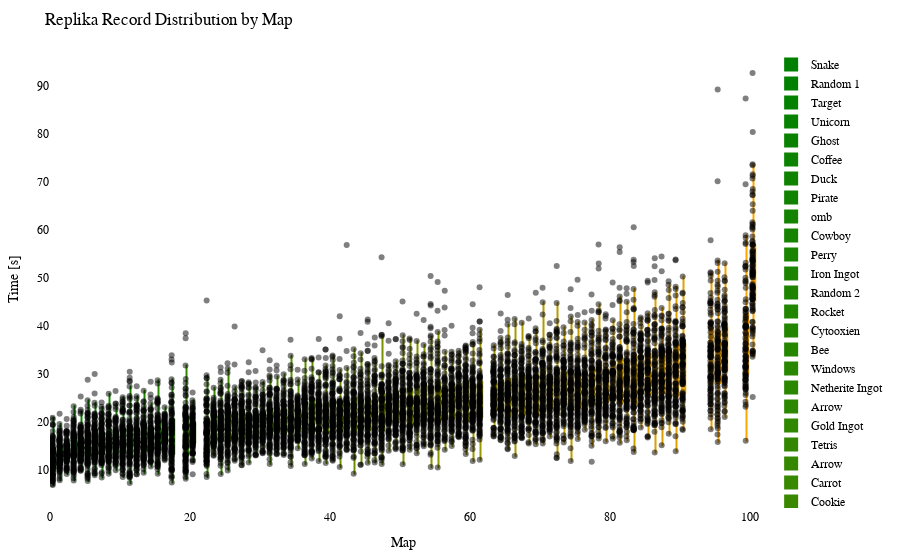

The notebook cell this image was saved under:
### Code cell
import plotly.graph_objects as go
import plotly.io as pio
from matplotlib.colors import LinearSegmentedColormap, to_hex

df = getRecordsDataframe(minigame="Replika")

# sort df columns by mean value 
df = df.reindex(df.mean().sort_values().index, axis=1)

# drop sum column
df = df.drop(columns=["Sum"])

# replace 25 with NaN
df = df.replace(25, np.nan)

# remove "ms " from column names
df.columns = df.columns.str.replace('ms ', '')

# Exclude the first column (assuming it's the column you don't want to include)
df_to_html = df.iloc[:, 1:]

# Calculate the offset for centering the data points
num_columns = len(df_to_html.columns)
offset = 0.5

# Create a green to orange gradient
cmap = LinearSegmentedColormap.from_list("green_orange", ["green", "orange"])
colors = [to_hex(cmap(i / (num_columns - 1))) for i in range(num_columns)]

# Create a Swarm plot using Plotly
fig = go.Figure()

for i, (column, color) in enumerate(zip(df_to_html.columns, colors)):
    x_values = [i + offset] * len(df_to_html[column])  # Adjust x-values with offset for horizontal centering
    fig.add_trace(go.Box(x=x_values,
                         y=df_to_html[column],
                         name=column,
                         boxpoints='all',
                         pointpos=-0.5,  # Adjust point position to prevent overlapping
                         marker=dict(color='rgba(0,0,0,0.5)', size=6),  # Adjust marker color and size
                         line=dict(color=color),
                         fillcolor=color,
                         hovertext=df_to_html.index,
                         hoverinfo='name+text+y',
                         showlegend=True))

fig.update_layout(title="Replika Record Distribution by Map",
                  xaxis=dict(title="Map"),
                  yaxis=dict(title="Time [s]"),
                  showlegend=True,
                  font=dict(family="Arial", size=12, color="black"),  # Customize font
                  plot_bgcolor="white",  # Set background color
                  margin=dict(l=50, r=50, t=50, b=50),  # Adjust margins for better layout
                  )

# Show the figure
fig.show()

# Export the plot to an HTML file
pio.write_html(fig, "out/repl_swarm_plot.html")

### Figure 1 — Plotly figure (JSON) as saved in the notebook; plotly's stock layout.template omitted (floating-point values rounded to 4 significant figures; data arrays with more than 128 entries replaced by an {"elided": "..."} marker saying what was removed)
{"data": [{"boxpoints": "all", "fillcolor": "#008000", "hoverinfo": "name+text+y", "hovertext": {"elided": "155 str values"}, "line": {"color": "#008000"}, "marker": {"color": "rgba(0,0,0,0.5)", "size": 6}, "name": "Snake", "pointpos": -0.5, "showlegend": true, "type": "box", "x": {"elided": "155 float values"}, "y": {"elided": "155 float values"}}, {"boxpoints": "all", "fillcolor": "#028000", "hoverinfo": "name+text+y", "hovertext": {"elided": "155 str values"}, "line": {"color": "#028000"}, "marker": {"color": "rgba(0,0,0,0.5)", "size": 6}, "name": "Random 1", "pointpos": -0.5, "showlegend": true, "type": "box", "x": {"elided": "155 float values"}, "y": {"elided": "155 float values"}}, {"boxpoints": "all", "fillcolor": "#058100", "hoverinfo": "name+text+y", "hovertext": {"elided": "155 str values"}, "line": {"color": "#058100"}, "marker": {"color": "rgba(0,0,0,0.5)", "size": 6}, "name": "Target", "pointpos": -0.5, "showlegend": true, "type": "box", "x": {"elided": "155 float values"}, "y": {"elided": "155 float values"}}, {"boxpoints": "all", "fillcolor": "#078100", "hoverinfo": "name+text+y", "hovertext": {"elided": "155 str values"}, "line": {"color": "#078100"}, "marker": {"color": "rgba(0,0,0,0.5)", "size": 6}, "name": "Unicorn", "pointpos": -0.5, "showlegend": true, "type": "box", "x": {"elided": "155 float values"}, "y": {"elided": "155 float values"}}, {"boxpoints": "all", "fillcolor": "#0a8100", "hoverinfo": "name+text+y", "hovertext": {"elided": "155 str values"}, "line": {"color": "#0a8100"}, "marker": {"color": "rgba(0,0,0,0.5)", "size": 6}, "name": "Ghost", "pointpos": -0.5, "showlegend": true, "type": "box", "x": {"elided": "155 float values"}, "y": {"elided": "155 float values"}}, {"boxpoints": "all", "fillcolor": "#0c8200", "hoverinfo": "name+text+y", "hovertext": {"elided": "155 str values"}, "line": {"color": "#0c8200"}, "marker": {"color": "rgba(0,0,0,0.5)", "size": 6}, "name": "Coffee", "pointpos": -0.5, "showlegend": true, "type": "box", "x": {"elided": "155 float values"}, "y": {"elided": "155 float values"}}, {"boxpoints": "all", "fillcolor": "#0f8200", "hoverinfo": "name+text+y", "hovertext": {"elided": "155 str values"}, "line": {"color": "#0f8200"}, "marker": {"color": "rgba(0,0,0,0.5)", "size": 6}, "name": "Duck", "pointpos": -0.5, "showlegend": true, "type": "box", "x": {"elided": "155 float values"}, "y": {"elided": "155 float values"}}, {"boxpoints": "all", "fillcolor": "#118200", "hoverinfo": "name+text+y", "hovertext": {"elided": "155 str values"}, "line": {"color": "#118200"}, "marker": {"color": "rgba(0,0,0,0.5)", "size": 6}, "name": "Pirate", "pointpos": -0.5, "showlegend": true, "type": "box", "x": {"elided": "155 float values"}, "y": {"elided": "155 float values"}}, {"boxpoints": "all", "fillcolor": "#148300", "hoverinfo": "name+text+y", "hovertext": {"elided": "155 str values"}, "line": {"color": "#148300"}, "marker": {"color": "rgba(0,0,0,0.5)", "size": 6}, "name": "omb", "pointpos": -0.5, "showlegend": true, "type": "box", "x": {"elided": "155 float values"}, "y": {"elided": "155 float values"}}, {"boxpoints": "all", "fillcolor": "#178300", "hoverinfo": "name+text+y", "hovertext": {"elided": "155 str values"}, "line": {"color": "#178300"}, "marker": {"color": "rgba(0,0,0,0.5)", "size": 6}, "name": "Cowboy", "pointpos": -0.5, "showlegend": true, "type": "box", "x": {"elided": "155 float values"}, "y": {"elided": "155 float values"}}, {"boxpoints": "all", "fillcolor": "#198400", "hoverinfo": "name+text+y", "hovertext": {"elided": "155 str values"}, "line": {"color": "#198400"}, "marker": {"color": "rgba(0,0,0,0.5)", "size": 6}, "name": "Perry", "pointpos": -0.5, "showlegend": true, "type": "box", "x": {"elided": "155 float values"}, "y": {"elided": "155 float values"}}, {"boxpoints": "all", "fillcolor": "#1c8400", "hoverinfo": "name+text+y", "hovertext": {"elided": "155 str values"}, "line": {"color": "#1c8400"}, "marker": {"color": "rgba(0,0,0,0.5)", "size": 6}, "name": "Iron Ingot", "pointpos": -0.5, "showlegend": true, "type": "box", "x": {"elided": "155 float values"}, "y": {"elided": "155 float values"}}, {"boxpoints": "all", "fillcolor": "#1e8400", "hoverinfo": "name+text+y", "hovertext": {"elided": "155 str values"}, "line": {"color": "#1e8400"}, "marker": {"color": "rgba(0,0,0,0.5)", "size": 6}, "name": "Random 2", "pointpos": -0.5, "showlegend": true, "type": "box", "x": {"elided": "155 float values"}, "y": {"elided": "155 float values"}}, {"boxpoints": "all", "fillcolor": "#218500", "hoverinfo": "name+text+y", "hovertext": {"elided": "155 str values"}, "line": {"color": "#218500"}, "marker": {"color": "rgba(0,0,0,0.5)", "size": 6}, "name": "Rocket", "pointpos": -0.5, "showlegend": true, "type": "box", "x": {"elided": "155 float values"}, "y": {"elided": "155 float values"}}, {"boxpoints": "all", "fillcolor": "#238500", "hoverinfo": "name+text+y", "hovertext": {"elided": "155 str values"}, "line": {"color": "#238500"}, "marker": {"color": "rgba(0,0,0,0.5)", "size": 6}, "name": "Cytooxien", "pointpos": -0.5, "showlegend": true, "type": "box", "x": {"elided": "155 float values"}, "y": {"elided": "155 float values"}}, {"boxpoints": "all", "fillcolor": "#268600", "hoverinfo": "name+text+y", "hovertext": {"elided": "155 str values"}, "line": {"color": "#268600"}, "marker": {"color": "rgba(0,0,0,0.5)", "size": 6}, "name": "Bee", "pointpos": -0.5, "showlegend": true, "type": "box", "x": {"elided": "155 float values"}, "y": {"elided": "155 float values"}}, {"boxpoints": "all", "fillcolor": "#288600", "hoverinfo": "name+text+y", "hovertext": {"elided": "155 str values"}, "line": {"color": "#288600"}, "marker": {"color": "rgba(0,0,0,0.5)", "size": 6}, "name": "Windows", "pointpos": -0.5, "showlegend": true, "type": "box", "x": {"elided": "155 float values"}, "y": {"elided": "155 float values"}}, {"boxpoints": "all", "fillcolor": "#2b8600", "hoverinfo": "name+text+y", "hovertext": {"elided": "155 str values"}, "line": {"color": "#2b8600"}, "marker": {"color": "rgba(0,0,0,0.5)", "size": 6}, "name": "Netherite Ingot", "pointpos": -0.5, "showlegend": true, "type": "box", "x": {"elided": "155 float values"}, "y": {"elided": "155 float values"}}, {"boxpoints": "all", "fillcolor": "#2e8700", "hoverinfo": "name+text+y", "hovertext": {"elided": "155 str values"}, "line": {"color": "#2e8700"}, "marker": {"color": "rgba(0,0,0,0.5)", "size": 6}, "name": "Arrow", "pointpos": -0.5, "showlegend": true, "type": "box", "x": {"elided": "155 float values"}, "y": {"elided": "155x2 float values"}}, {"boxpoints": "all", "fillcolor": "#308700", "hoverinfo": "name+text+y", "hovertext": {"elided": "155 str values"}, "line": {"color": "#308700"}, "marker": {"color": "rgba(0,0,0,0.5)", "size": 6}, "name": "Gold Ingot", "pointpos": -0.5, "showlegend": true, "type": "box", "x": {"elided": "155 float values"}, "y": {"elided": "155 float values"}}, {"boxpoints": "all", "fillcolor": "#338700", "hoverinfo": "name+text+y", "hovertext": {"elided": "155 str values"}, "line": {"color": "#338700"}, "marker": {"color": "rgba(0,0,0,0.5)", "size": 6}, "name": "Tetris", "pointpos": -0.5, "showlegend": true, "type": "box", "x": {"elided": "155 float values"}, "y": {"elided": "155 float values"}}, {"boxpoints": "all", "fillcolor": "#358800", "hoverinfo": "name+text+y", "hovertext": {"elided": "155 str values"}, "line": {"color": "#358800"}, "marker": {"color": "rgba(0,0,0,0.5)", "size": 6}, "name": "Arrow", "pointpos": -0.5, "showlegend": true, "type": "box", "x": {"elided": "155 float values"}, "y": {"elided": "155x2 float values"}}, {"boxpoints": "all", "fillcolor": "#388800", "hoverinfo": "name+text+y", "hovertext": {"elided": "155 str values"}, "line": {"color": "#388800"}, "marker": {"color": "rgba(0,0,0,0.5)", "size": 6}, "name": "Carrot", "pointpos": -0.5, "showlegend": true, "type": "box", "x": {"elided": "155 float values"}, "y": {"elided": "155 float values"}}, {"boxpoints": "all", "fillcolor": "#3a8800", "hoverinfo": "name+text+y", "hovertext": {"elided": "155 str values"}, "line": {"color": "#3a8800"}, "marker": {"color": "rgba(0,0,0,0.5)", "size": 6}, "name": "Cookie", "pointpos": -0.5, "showlegend": true, "type": "box", "x": {"elided": "155 float values"}, "y": {"elided": "155 float values"}}, {"boxpoints": "all", "fillcolor": "#3d8900", "hoverinfo": "name+text+y", "hovertext": {"elided": "155 str values"}, "line": {"color": "#3d8900"}, "marker": {"color": "rgba(0,0,0,0.5)", "size": 6}, "name": "Krabs", "pointpos": -0.5, "showlegend": true, "type": "box", "x": {"elided": "155 float values"}, "y": {"elided": "155 float values"}}, {"boxpoints": "all", "fillcolor": "#408900", "hoverinfo": "name+text+y", "hovertext": {"elided": "155 str values"}, "line": {"color": "#408900"}, "marker": {"color": "rgba(0,0,0,0.5)", "size": 6}, "name": "Poppy", "pointpos": -0.5, "showlegend": true, "type": "box", "x": {"elided": "155 float values"}, "y": {"elided": "155 float values"}}, {"boxpoints": "all", "fillcolor": "#428a00", "hoverinfo": "name+text+y", "hovertext": {"elided": "155 str values"}, "line": {"color": "#428a00"}, "marker": {"color": "rgba(0,0,0,0.5)", "size": 6}, "name": "Koopa", "pointpos": -0.5, "showlegend": true, "type": "box", "x": {"elided": "155 float values"}, "y": {"elided": "155 float values"}}, {"boxpoints": "all", "fillcolor": "#458a00", "hoverinfo": "name+text+y", "hovertext": {"elided": "155 str values"}, "line": {"color": "#458a00"}, "marker": {"color": "rgba(0,0,0,0.5)", "size": 6}, "name": "Pacman Ghost", "pointpos": -0.5, "showlegend": true, "type": "box", "x": {"elided": "155 float values"}, "y": {"elided": "155 float values"}}, {"boxpoints": "all", "fillcolor": "#478a00", "hoverinfo": "name+text+y", "hovertext": {"elided": "155 str values"}, "line": {"color": "#478a00"}, "marker": {"color": "rgba(0,0,0,0.5)", "size": 6}, "name": "Water Temple", "pointpos": -0.5, "showlegend": true, "type": "box", "x": {"elided": "155 float values"}, "y": {"elided": "155 float values"}}, {"boxpoints": "all", "fillcolor": "#4a8b00", "hoverinfo": "name+text+y", "hovertext": {"elided": "155 str values"}, "line": {"color": "#4a8b00"}, "marker": {"color": "rgba(0,0,0,0.5)", "size": 6}, "name": "Twitch", "pointpos": -0.5, "showlegend": true, "type": "box", "x": {"elided": "155 float values"}, "y": {"elided": "155 float values"}}, {"boxpoints": "all", "fillcolor": "#4c8b00", "hoverinfo": "name+text+y", "hovertext": {"elided": "155 str values"}, "line": {"color": "#4c8b00"}, "marker": {"color": "rgba(0,0,0,0.5)", "size": 6}, "name": "Controller", "pointpos": -0.5, "showlegend": true, "type": "box", "x": {"elided": "155 float values"}, "y": {"elided": "155 float values"}}, {"boxpoints": "all", "fillcolor": "#4f8b00", "hoverinfo": "name+text+y", "hovertext": {"elided": "155 str values"}, "line": {"color": "#4f8b00"}, "marker": {"color": "rgba(0,0,0,0.5)", "size": 6}, "name": "Mario", "pointpos": -0.5, "showlegend": true, "type": "box", "x": {"elided": "155 float values"}, "y": {"elided": "155 float values"}}, {"boxpoints": "all", "fillcolor": "#518c00", "hoverinfo": "name+text+y", "hovertext": {"elided": "155 str values"}, "line": {"color": "#518c00"}, "marker": {"color": "rgba(0,0,0,0.5)", "size": 6}, "name": "Diskette", "pointpos": -0.5, "showlegend": true, "type": "box", "x": {"elided": "155 float values"}, "y": {"elided": "155 float values"}}, {"boxpoints": "all", "fillcolor": "#548c00", "hoverinfo": "name+text+y", "hovertext": {"elided": "155 str values"}, "line": {"color": "#548c00"}, "marker": {"color": "rgba(0,0,0,0.5)", "size": 6}, "name": "Poke Ball", "pointpos": -0.5, "showlegend": true, "type": "box", "x": {"elided": "155 float values"}, "y": {"elided": "155 float values"}}, {"boxpoints": "all", "fillcolor": "#578d00", "hoverinfo": "name+text+y", "hovertext": {"elided": "155 str values"}, "line": {"color": "#578d00"}, "marker": {"color": "rgba(0,0,0,0.5)", "size": 6}, "name": "House", "pointpos": -0.5, "showlegend": true, "type": "box", "x": {"elided": "155 float values"}, "y": {"elided": "155 float values"}}, {"boxpoints": "all", "fillcolor": "#598d00", "hoverinfo": "name+text+y", "hovertext": {"elided": "155 str values"}, "line": {"color": "#598d00"}, "marker": {"color": "rgba(0,0,0,0.5)", "size": 6}, "name": "Camera", "pointpos": -0.5, "showlegend": true, "type": "box", "x": {"elided": "155 float values"}, "y": {"elided": "155 float values"}}, {"boxpoints": "all", "fillcolor": "#5c8d00", "hoverinfo": "name+text+y", "hovertext": {"elided": "155 str values"}, "line": {"color": "#5c8d00"}, "marker": {"color": "rgba(0,0,0,0.5)", "size": 6}, "name": "Caterpie", "pointpos": -0.5, "showlegend": true, "type": "box", "x": {"elided": "155 float values"}, "y": {"elided": "155 float values"}}, {"boxpoints": "all", "fillcolor": "#5e8e00", "hoverinfo": "name+text+y", "hovertext": {"elided": "155 str values"}, "line": {"color": "#5e8e00"}, "marker": {"color": "rgba(0,0,0,0.5)", "size": 6}, "name": "YouTube", "pointpos": -0.5, "showlegend": true, "type": "box", "x": {"elided": "155 float values"}, "y": {"elided": "155 float values"}}, {"boxpoints": "all", "fillcolor": "#618e00", "hoverinfo": "name+text+y", "hovertext": {"elided": "155 str values"}, "line": {"color": "#618e00"}, "marker": {"color": "rgba(0,0,0,0.5)", "size": 6}, "name": "Parrot", "pointpos": -0.5, "showlegend": true, "type": "box", "x": {"elided": "155 float values"}, "y": {"elided": "155 float values"}}, {"boxpoints": "all", "fillcolor": "#638e00", "hoverinfo": "name+text+y", "hovertext": {"elided": "155 str values"}, "line": {"color": "#638e00"}, "marker": {"color": "rgba(0,0,0,0.5)", "size": 6}, "name": "Sonic", "pointpos": -0.5, "showlegend": true, "type": "box", "x": {"elided": "155 float values"}, "y": {"elided": "155 float values"}}, {"boxpoints": "all", "fillcolor": "#668f00", "hoverinfo": "name+text+y", "hovertext": {"elided": "155 str values"}, "line": {"color": "#668f00"}, "marker": {"color": "rgba(0,0,0,0.5)", "size": 6}, "name": "Chicken", "pointpos": -0.5, "showlegend": true, "type": "box", "x": {"elided": "155 float values"}, "y": {"elided": "155 float values"}}, {"boxpoints": "all", "fillcolor": "#688f00", "hoverinfo": "name+text+y", "hovertext": {"elided": "155 str values"}, "line": {"color": "#688f00"}, "marker": {"color": "rgba(0,0,0,0.5)", "size": 6}, "name": "Baby Yoda", "pointpos": -0.5, "showlegend": true, "type": "box", "x": {"elided": "155 float values"}, "y": {"elided": "155 float values"}}, {"boxpoints": "all", "fillcolor": "#6b9000", "hoverinfo": "name+text+y", "hovertext": {"elided": "155 str values"}, "line": {"color": "#6b9000"}, "marker": {"color": "rgba(0,0,0,0.5)", "size": 6}, "name": "Twitter", "pointpos": -0.5, "showlegend": true, "type": "box", "x": {"elided": "155 float values"}, "y": {"elided": "155 float values"}}, {"boxpoints": "all", "fillcolor": "#6e9000", "hoverinfo": "name+text+y", "hovertext": {"elided": "155 str values"}, "line": {"color": "#6e9000"}, "marker": {"color": "rgba(0,0,0,0.5)", "size": 6}, "name": "Excavator", "pointpos": -0.5, "showlegend": true, "type": "box", "x": {"elided": "155 float values"}, "y": {"elided": "155 float values"}}, {"boxpoints": "all", "fillcolor": "#709000", "hoverinfo": "name+text+y", "hovertext": {"elided": "155 str values"}, "line": {"color": "#709000"}, "marker": {"color": "rgba(0,0,0,0.5)", "size": 6}, "name": "Fox", "pointpos": -0.5, "showlegend": true, "type": "box", "x": {"elided": "155 float values"}, "y": {"elided": "155 float values"}}, {"boxpoints": "all", "fillcolor": "#739100", "hoverinfo": "name+text+y", "hovertext": {"elided": "155 str values"}, "line": {"color": "#739100"}, "marker": {"color": "rgba(0,0,0,0.5)", "size": 6}, "name": "Frog", "pointpos": -0.5, "showlegend": true, "type": "box", "x": {"elided": "155 float values"}, "y": {"elided": "155 float values"}}, {"boxpoints": "all", "fillcolor": "#759100", "hoverinfo": "name+text+y", "hovertext": {"elided": "155 str values"}, "line": {"color": "#759100"}, "marker": {"color": "rgba(0,0,0,0.5)", "size": 6}, "name": "of Meat", "pointpos": -0.5, "showlegend": true, "type": "box", "x": {"elided": "155 float values"}, "y": {"elided": "155 float values"}}, {"boxpoints": "all", "fillcolor": "#789100", "hoverinfo": "name+text+y", "hovertext": {"elided": "155 str values"}, "line": {"color": "#789100"}, "marker": {"color": "rgba(0,0,0,0.5)", "size": 6}, "name": "Egg", "pointpos": -0.5, "showlegend": true, "type": "box", "x": {"elided": "155 float values"}, "y": {"elided": "155 float values"}}, {"boxpoints": "all", "fillcolor": "#7a9200", "hoverinfo": "name+text+y", "hovertext": {"elided": "155 str values"}, "line": {"color": "#7a9200"}, "marker": {"color": "rgba(0,0,0,0.5)", "size": 6}, "name": "Thinking 2", "pointpos": -0.5, "showlegend": true, "type": "box", "x": {"elided": "155 float values"}, "y": {"elided": "155 float values"}}, {"boxpoints": "all", "fillcolor": "#7d9200", "hoverinfo": "name+text+y", "hovertext": {"elided": "155 str values"}, "line": {"color": "#7d9200"}, "marker": {"color": "rgba(0,0,0,0.5)", "size": 6}, "name": "Thinking", "pointpos": -0.5, "showlegend": true, "type": "box", "x": {"elided": "155 float values"}, "y": {"elided": "155 float values"}}, {"boxpoints": "all", "fillcolor": "#809300", "hoverinfo": "name+text+y", "hovertext": {"elided": "155 str values"}, "line": {"color": "#809300"}, "marker": {"color": "rgba(0,0,0,0.5)", "size": 6}, "name": "The Sea", "pointpos": -0.5, "showlegend": true, "type": "box", "x": {"elided": "155 float values"}, "y": {"elided": "155 float values"}}, {"boxpoints": "all", "fillcolor": "#829300", "hoverinfo": "name+text+y", "hovertext": {"elided": "155 str values"}, "line": {"color": "#829300"}, "marker": {"color": "rgba(0,0,0,0.5)", "size": 6}, "name": "Tree", "pointpos": -0.5, "showlegend": true, "type": "box", "x": {"elided": "155 float values"}, "y": {"elided": "155 float values"}}, {"boxpoints": "all", "fillcolor": "#859300", "hoverinfo": "name+text+y", "hovertext": {"elided": "155 str values"}, "line": {"color": "#859300"}, "marker": {"color": "rgba(0,0,0,0.5)", "size": 6}, "name": "ppHop 2", "pointpos": -0.5, "showlegend": true, "type": "box", "x": {"elided": "155 float values"}, "y": {"elided": "155 float values"}}, {"boxpoints": "all", "fillcolor": "#879400", "hoverinfo": "name+text+y", "hovertext": {"elided": "155 str values"}, "line": {"color": "#879400"}, "marker": {"color": "rgba(0,0,0,0.5)", "size": 6}, "name": "Heart", "pointpos": -0.5, "showlegend": true, "type": "box", "x": {"elided": "155 float values"}, "y": {"elided": "155 float values"}}, {"boxpoints": "all", "fillcolor": "#8a9400", "hoverinfo": "name+text+y", "hovertext": {"elided": "155 str values"}, "line": {"color": "#8a9400"}, "marker": {"color": "rgba(0,0,0,0.5)", "size": 6}, "name": "Pizza", "pointpos": -0.5, "showlegend": true, "type": "box", "x": {"elided": "155 float values"}, "y": {"elided": "155 float values"}}, {"boxpoints": "all", "fillcolor": "#8c9400", "hoverinfo": "name+text+y", "hovertext": {"elided": "155 str values"}, "line": {"color": "#8c9400"}, "marker": {"color": "rgba(0,0,0,0.5)", "size": 6}, "name": "Sheep", "pointpos": -0.5, "showlegend": true, "type": "box", "x": {"elided": "155 float values"}, "y": {"elided": "155 float values"}}, {"boxpoints": "all", "fillcolor": "#8f9500", "hoverinfo": "name+text+y", "hovertext": {"elided": "155 str values"}, "line": {"color": "#8f9500"}, "marker": {"color": "rgba(0,0,0,0.5)", "size": 6}, "name": "Up", "pointpos": -0.5, "showlegend": true, "type": "box", "x": {"elided": "155 float values"}, "y": {"elided": "155 float values"}}, {"boxpoints": "all", "fillcolor": "#919500", "hoverinfo": "name+text+y", "hovertext": {"elided": "155 str values"}, "line": {"color": "#919500"}, "marker": {"color": "rgba(0,0,0,0.5)", "size": 6}, "name": "Skeleton", "pointpos": -0.5, "showlegend": true, "type": "box", "x": {"elided": "155 float values"}, "y": {"elided": "155 float values"}}, {"boxpoints": "all", "fillcolor": "#949500", "hoverinfo": "name+text+y", "hovertext": {"elided": "155 str values"}, "line": {"color": "#949500"}, "marker": {"color": "rgba(0,0,0,0.5)", "size": 6}, "name": "Among Us", "pointpos": -0.5, "showlegend": true, "type": "box", "x": {"elided": "155 float values"}, "y": {"elided": "155 float values"}}, {"boxpoints": "all", "fillcolor": "#979600", "hoverinfo": "name+text+y", "hovertext": {"elided": "155 str values"}, "line": {"color": "#979600"}, "marker": {"color": "rgba(0,0,0,0.5)", "size": 6}, "name": "French Fries", "pointpos": -0.5, "showlegend": true, "type": "box", "x": {"elided": "155 float values"}, "y": {"elided": "155 float values"}}, {"boxpoints": "all", "fillcolor": "#999600", "hoverinfo": "name+text+y", "hovertext": {"elided": "155 str values"}, "line": {"color": "#999600"}, "marker": {"color": "rgba(0,0,0,0.5)", "size": 6}, "name": "Mountain", "pointpos": -0.5, "showlegend": true, "type": "box", "x": {"elided": "155 float values"}, "y": {"elided": "155 float values"}}, {"boxpoints": "all", "fillcolor": "#9c9700", "hoverinfo": "name+text+y", "hovertext": {"elided": "155 str values"}, "line": {"color": "#9c9700"}, "marker": {"color": "rgba(0,0,0,0.5)", "size": 6}, "name": "Cherry", "pointpos": -0.5, "showlegend": true, "type": "box", "x": {"elided": "155 float values"}, "y": {"elided": "155 float values"}}, {"boxpoints": "all", "fillcolor": "#9e9700", "hoverinfo": "name+text+y", "hovertext": {"elided": "155 str values"}, "line": {"color": "#9e9700"}, "marker": {"color": "rgba(0,0,0,0.5)", "size": 6}, "name": "Cow", "pointpos": -0.5, "showlegend": true, "type": "box", "x": {"elided": "155 float values"}, "y": {"elided": "155x2 float values"}}, {"boxpoints": "all", "fillcolor": "#a19700", "hoverinfo": "name+text+y", "hovertext": {"elided": "155 str values"}, "line": {"color": "#a19700"}, "marker": {"color": "rgba(0,0,0,0.5)", "size": 6}, "name": "Blue Monster", "pointpos": -0.5, "showlegend": true, "type": "box", "x": {"elided": "155 float values"}, "y": {"elided": "155 float values"}}, {"boxpoints": "all", "fillcolor": "#a39800", "hoverinfo": "name+text+y", "hovertext": {"elided": "155 str values"}, "line": {"color": "#a39800"}, "marker": {"color": "rgba(0,0,0,0.5)", "size": 6}, "name": "Hourglass", "pointpos": -0.5, "showlegend": true, "type": "box", "x": {"elided": "155 float values"}, "y": {"elided": "155 float values"}}, {"boxpoints": "all", "fillcolor": "#a69800", "hoverinfo": "name+text+y", "hovertext": {"elided": "155 str values"}, "line": {"color": "#a69800"}, "marker": {"color": "rgba(0,0,0,0.5)", "size": 6}, "name": "Wizard", "pointpos": -0.5, "showlegend": true, "type": "box", "x": {"elided": "155 float values"}, "y": {"elided": "155 float values"}}, {"boxpoints": "all", "fillcolor": "#a89800", "hoverinfo": "name+text+y", "hovertext": {"elided": "155 str values"}, "line": {"color": "#a89800"}, "marker": {"color": "rgba(0,0,0,0.5)", "size": 6}, "name": "Eevee", "pointpos": -0.5, "showlegend": true, "type": "box", "x": {"elided": "155 float values"}, "y": {"elided": "155 float values"}}, {"boxpoints": "all", "fillcolor": "#ab9900", "hoverinfo": "name+text+y", "hovertext": {"elided": "155 str values"}, "line": {"color": "#ab9900"}, "marker": {"color": "rgba(0,0,0,0.5)", "size": 6}, "name": "Galaxian Alien", "pointpos": -0.5, "showlegend": true, "type": "box", "x": {"elided": "155 float values"}, "y": {"elided": "155 float values"}}, {"boxpoints": "all", "fillcolor": "#ae9900", "hoverinfo": "name+text+y", "hovertext": {"elided": "155 str values"}, "line": {"color": "#ae9900"}, "marker": {"color": "rgba(0,0,0,0.5)", "size": 6}, "name": "Spider", "pointpos": -0.5, "showlegend": true, "type": "box", "x": {"elided": "155 float values"}, "y": {"elided": "155 float values"}}, {"boxpoints": "all", "fillcolor": "#b09a00", "hoverinfo": "name+text+y", "hovertext": {"elided": "155 str values"}, "line": {"color": "#b09a00"}, "marker": {"color": "rgba(0,0,0,0.5)", "size": 6}, "name": "ppHop 1", "pointpos": -0.5, "showlegend": true, "type": "box", "x": {"elided": "155 float values"}, "y": {"elided": "155 float values"}}, {"boxpoints": "all", "fillcolor": "#b39a00", "hoverinfo": "name+text+y", "hovertext": {"elided": "155 str values"}, "line": {"color": "#b39a00"}, "marker": {"color": "rgba(0,0,0,0.5)", "size": 6}, "name": "Zombie", "pointpos": -0.5, "showlegend": true, "type": "box", "x": {"elided": "155 float values"}, "y": {"elided": "155 float values"}}, {"boxpoints": "all", "fillcolor": "#b59a00", "hoverinfo": "name+text+y", "hovertext": {"elided": "155 str values"}, "line": {"color": "#b59a00"}, "marker": {"color": "rgba(0,0,0,0.5)", "size": 6}, "name": "Turtle", "pointpos": -0.5, "showlegend": true, "type": "box", "x": {"elided": "155 float values"}, "y": {"elided": "155 float values"}}, {"boxpoints": "all", "fillcolor": "#b89b00", "hoverinfo": "name+text+y", "hovertext": {"elided": "155 str values"}, "line": {"color": "#b89b00"}, "marker": {"color": "rgba(0,0,0,0.5)", "size": 6}, "name": "Penguin", "pointpos": -0.5, "showlegend": true, "type": "box", "x": {"elided": "155 float values"}, "y": {"elided": "155 float values"}}, {"boxpoints": "all", "fillcolor": "#ba9b00", "hoverinfo": "name+text+y", "hovertext": {"elided": "155 str values"}, "line": {"color": "#ba9b00"}, "marker": {"color": "rgba(0,0,0,0.5)", "size": 6}, "name": "Slime", "pointpos": -0.5, "showlegend": true, "type": "box", "x": {"elided": "155 float values"}, "y": {"elided": "155 float values"}}, {"boxpoints": "all", "fillcolor": "#bd9b00", "hoverinfo": "name+text+y", "hovertext": {"elided": "155 str values"}, "line": {"color": "#bd9b00"}, "marker": {"color": "rgba(0,0,0,0.5)", "size": 6}, "name": "Mouse", "pointpos": -0.5, "showlegend": true, "type": "box", "x": {"elided": "155 float values"}, "y": {"elided": "155 float values"}}, {"boxpoints": "all", "fillcolor": "#c09c00", "hoverinfo": "name+text+y", "hovertext": {"elided": "155 str values"}, "line": {"color": "#c09c00"}, "marker": {"color": "rgba(0,0,0,0.5)", "size": 6}, "name": "muss los", "pointpos": -0.5, "showlegend": true, "type": "box", "x": {"elided": "155 float values"}, "y": {"elided": "155 float values"}}, {"boxpoints": "all", "fillcolor": "#c29c00", "hoverinfo": "name+text+y", "hovertext": {"elided": "155 str values"}, "line": {"color": "#c29c00"}, "marker": {"color": "rgba(0,0,0,0.5)", "size": 6}, "name": "Instagram", "pointpos": -0.5, "showlegend": true, "type": "box", "x": {"elided": "155 float values"}, "y": {"elided": "155 float values"}}, {"boxpoints": "all", "fillcolor": "#c59d00", "hoverinfo": "name+text+y", "hovertext": {"elided": "155 str values"}, "line": {"color": "#c59d00"}, "marker": {"color": "rgba(0,0,0,0.5)", "size": 6}, "name": "Skeleton Skull", "pointpos": -0.5, "showlegend": true, "type": "box", "x": {"elided": "155 float values"}, "y": {"elided": "155 float values"}}, {"boxpoints": "all", "fillcolor": "#c79d00", "hoverinfo": "name+text+y", "hovertext": {"elided": "155 str values"}, "line": {"color": "#c79d00"}, "marker": {"color": "rgba(0,0,0,0.5)", "size": 6}, "name": "Blinky", "pointpos": -0.5, "showlegend": true, "type": "box", "x": {"elided": "155 float values"}, "y": {"elided": "155 float values"}}, {"boxpoints": "all", "fillcolor": "#ca9d00", "hoverinfo": "name+text+y", "hovertext": {"elided": "155 str values"}, "line": {"color": "#ca9d00"}, "marker": {"color": "rgba(0,0,0,0.5)", "size": 6}, "name": "Charizard", "pointpos": -0.5, "showlegend": true, "type": "box", "x": {"elided": "155 float values"}, "y": {"elided": "155 float values"}}, {"boxpoints": "all", "fillcolor": "#cc9e00", "hoverinfo": "name+text+y", "hovertext": {"elided": "155 str values"}, "line": {"color": "#cc9e00"}, "marker": {"color": "rgba(0,0,0,0.5)", "size": 6}, "name": "Cake", "pointpos": -0.5, "showlegend": true, "type": "box", "x": {"elided": "155 float values"}, "y": {"elided": "155 float values"}}, {"boxpoints": "all", "fillcolor": "#cf9e00", "hoverinfo": "name+text+y", "hovertext": {"elided": "155 str values"}, "line": {"color": "#cf9e00"}, "marker": {"color": "rgba(0,0,0,0.5)", "size": 6}, "name": "Princess", "pointpos": -0.5, "showlegend": true, "type": "box", "x": {"elided": "155 float values"}, "y": {"elided": "155 float values"}}, {"boxpoints": "all", "fillcolor": "#d19e00", "hoverinfo": "name+text+y", "hovertext": {"elided": "155 str values"}, "line": {"color": "#d19e00"}, "marker": {"color": "rgba(0,0,0,0.5)", "size": 6}, "name": "Globe", "pointpos": -0.5, "showlegend": true, "type": "box", "x": {"elided": "155 float values"}, "y": {"elided": "155 float values"}}, {"boxpoints": "all", "fillcolor": "#d49f00", "hoverinfo": "name+text+y", "hovertext": {"elided": "155 str values"}, "line": {"color": "#d49f00"}, "marker": {"color": "rgba(0,0,0,0.5)", "size": 6}, "name": "Apple", "pointpos": -0.5, "showlegend": true, "type": "box", "x": {"elided": "155 float values"}, "y": {"elided": "155 float values"}}, {"boxpoints": "all", "fillcolor": "#d79f00", "hoverinfo": "name+text+y", "hovertext": {"elided": "155 str values"}, "line": {"color": "#d79f00"}, "marker": {"color": "rgba(0,0,0,0.5)", "size": 6}, "name": "TNT", "pointpos": -0.5, "showlegend": true, "type": "box", "x": {"elided": "155 float values"}, "y": {"elided": "155 float values"}}, {"boxpoints": "all", "fillcolor": "#d99f00", "hoverinfo": "name+text+y", "hovertext": {"elided": "155 str values"}, "line": {"color": "#d99f00"}, "marker": {"color": "rgba(0,0,0,0.5)", "size": 6}, "name": "Smurf", "pointpos": -0.5, "showlegend": true, "type": "box", "x": {"elided": "155 float values"}, "y": {"elided": "155 float values"}}, {"boxpoints": "all", "fillcolor": "#dca000", "hoverinfo": "name+text+y", "hovertext": {"elided": "155 str values"}, "line": {"color": "#dca000"}, "marker": {"color": "rgba(0,0,0,0.5)", "size": 6}, "name": "Kitty", "pointpos": -0.5, "showlegend": true, "type": "box", "x": {"elided": "155 float values"}, "y": {"elided": "155 float values"}}, {"boxpoints": "all", "fillcolor": "#dea000", "hoverinfo": "name+text+y", "hovertext": {"elided": "155 str values"}, "line": {"color": "#dea000"}, "marker": {"color": "rgba(0,0,0,0.5)", "size": 6}, "name": "Robin Hood", "pointpos": -0.5, "showlegend": true, "type": "box", "x": {"elided": "155 float values"}, "y": {"elided": "155 float values"}}, {"boxpoints": "all", "fillcolor": "#e1a100", "hoverinfo": "name+text+y", "hovertext": {"elided": "155 str values"}, "line": {"color": "#e1a100"}, "marker": {"color": "rgba(0,0,0,0.5)", "size": 6}, "name": "Mooshroom", "pointpos": -0.5, "showlegend": true, "type": "box", "x": {"elided": "155 float values"}, "y": {"elided": "155 float values"}}, {"boxpoints": "all", "fillcolor": "#e3a100", "hoverinfo": "name+text+y", "hovertext": {"elided": "155 str values"}, "line": {"color": "#e3a100"}, "marker": {"color": "rgba(0,0,0,0.5)", "size": 6}, "name": "Toad", "pointpos": -0.5, "showlegend": true, "type": "box", "x": {"elided": "155 float values"}, "y": {"elided": "155 float values"}}, {"boxpoints": "all", "fillcolor": "#e6a100", "hoverinfo": "name+text+y", "hovertext": {"elided": "155 str values"}, "line": {"color": "#e6a100"}, "marker": {"color": "rgba(0,0,0,0.5)", "size": 6}, "name": "Guardian", "pointpos": -0.5, "showlegend": true, "type": "box", "x": {"elided": "155 float values"}, "y": {"elided": "155 float values"}}, {"boxpoints": "all", "fillcolor": "#e8a200", "hoverinfo": "name+text+y", "hovertext": {"elided": "155 str values"}, "line": {"color": "#e8a200"}, "marker": {"color": "rgba(0,0,0,0.5)", "size": 6}, "name": "Cow", "pointpos": -0.5, "showlegend": true, "type": "box", "x": {"elided": "155 float values"}, "y": {"elided": "155x2 float values"}}, {"boxpoints": "all", "fillcolor": "#eba200", "hoverinfo": "name+text+y", "hovertext": {"elided": "155 str values"}, "line": {"color": "#eba200"}, "marker": {"color": "rgba(0,0,0,0.5)", "size": 6}, "name": "Doge", "pointpos": -0.5, "showlegend": true, "type": "box", "x": {"elided": "155 float values"}, "y": {"elided": "155x2 float values"}}, {"boxpoints": "all", "fillcolor": "#eea300", "hoverinfo": "name+text+y", "hovertext": {"elided": "155 str values"}, "line": {"color": "#eea300"}, "marker": {"color": "rgba(0,0,0,0.5)", "size": 6}, "name": "Doge", "pointpos": -0.5, "showlegend": true, "type": "box", "x": {"elided": "155 float values"}, "y": {"elided": "155x2 float values"}}, {"boxpoints": "all", "fillcolor": "#f0a300", "hoverinfo": "name+text+y", "hovertext": {"elided": "155 str values"}, "line": {"color": "#f0a300"}, "marker": {"color": "rgba(0,0,0,0.5)", "size": 6}, "name": "Kirby", "pointpos": -0.5, "showlegend": true, "type": "box", "x": {"elided": "155 float values"}, "y": {"elided": "155 float values"}}, {"boxpoints": "all", "fillcolor": "#f3a300", "hoverinfo": "name+text+y", "hovertext": {"elided": "155 str values"}, "line": {"color": "#f3a300"}, "marker": {"color": "rgba(0,0,0,0.5)", "size": 6}, "name": "Ender Pearl", "pointpos": -0.5, "showlegend": true, "type": "box", "x": {"elided": "155 float values"}, "y": {"elided": "155 float values"}}, {"boxpoints": "all", "fillcolor": "#f5a400", "hoverinfo": "name+text+y", "hovertext": {"elided": "155 str values"}, "line": {"color": "#f5a400"}, "marker": {"color": "rgba(0,0,0,0.5)", "size": 6}, "name": "Piranha Plant", "pointpos": -0.5, "showlegend": true, "type": "box", "x": {"elided": "155 float values"}, "y": {"elided": "155 float values"}}, {"boxpoints": "all", "fillcolor": "#f8a400", "hoverinfo": "name+text+y", "hovertext": {"elided": "155 str values"}, "line": {"color": "#f8a400"}, "marker": {"color": "rgba(0,0,0,0.5)", "size": 6}, "name": "Deadpool", "pointpos": -0.5, "showlegend": true, "type": "box", "x": {"elided": "155 float values"}, "y": {"elided": "155x2 float values"}}, {"boxpoints": "all", "fillcolor": "#faa400", "hoverinfo": "name+text+y", "hovertext": {"elided": "155 str values"}, "line": {"color": "#faa400"}, "marker": {"color": "rgba(0,0,0,0.5)", "size": 6}, "name": "Deadpool", "pointpos": -0.5, "showlegend": true, "type": "box", "x": {"elided": "155 float values"}, "y": {"elided": "155x2 float values"}}, {"boxpoints": "all", "fillcolor": "#fda500", "hoverinfo": "name+text+y", "hovertext": {"elided": "155 str values"}, "line": {"color": "#fda500"}, "marker": {"color": "rgba(0,0,0,0.5)", "size": 6}, "name": "Pikachu", "pointpos": -0.5, "showlegend": true, "type": "box", "x": {"elided": "155 float values"}, "y": {"elided": "155 float values"}}, {"boxpoints": "all", "fillcolor": "#ffa500", "hoverinfo": "name+text+y", "hovertext": {"elided": "155 str values"}, "line": {"color": "#ffa500"}, "marker": {"color": "rgba(0,0,0,0.5)", "size": 6}, "name": "Creeper", "pointpos": -0.5, "showlegend": true, "type": "box", "x": {"elided": "155 float values"}, "y": {"elided": "155 float values"}}], "layout": {"font": {"color": "black", "family": "Arial", "size": 12}, "margin": {"b": 50, "l": 50, "r": 50, "t": 50}, "plot_bgcolor": "white", "showlegend": true, "title": {"text": "Replika Record Distribution by Map"}, "xaxis": {"title": {"text": "Map"}}, "yaxis": {"title": {"text": "Time [s]"}}}}
